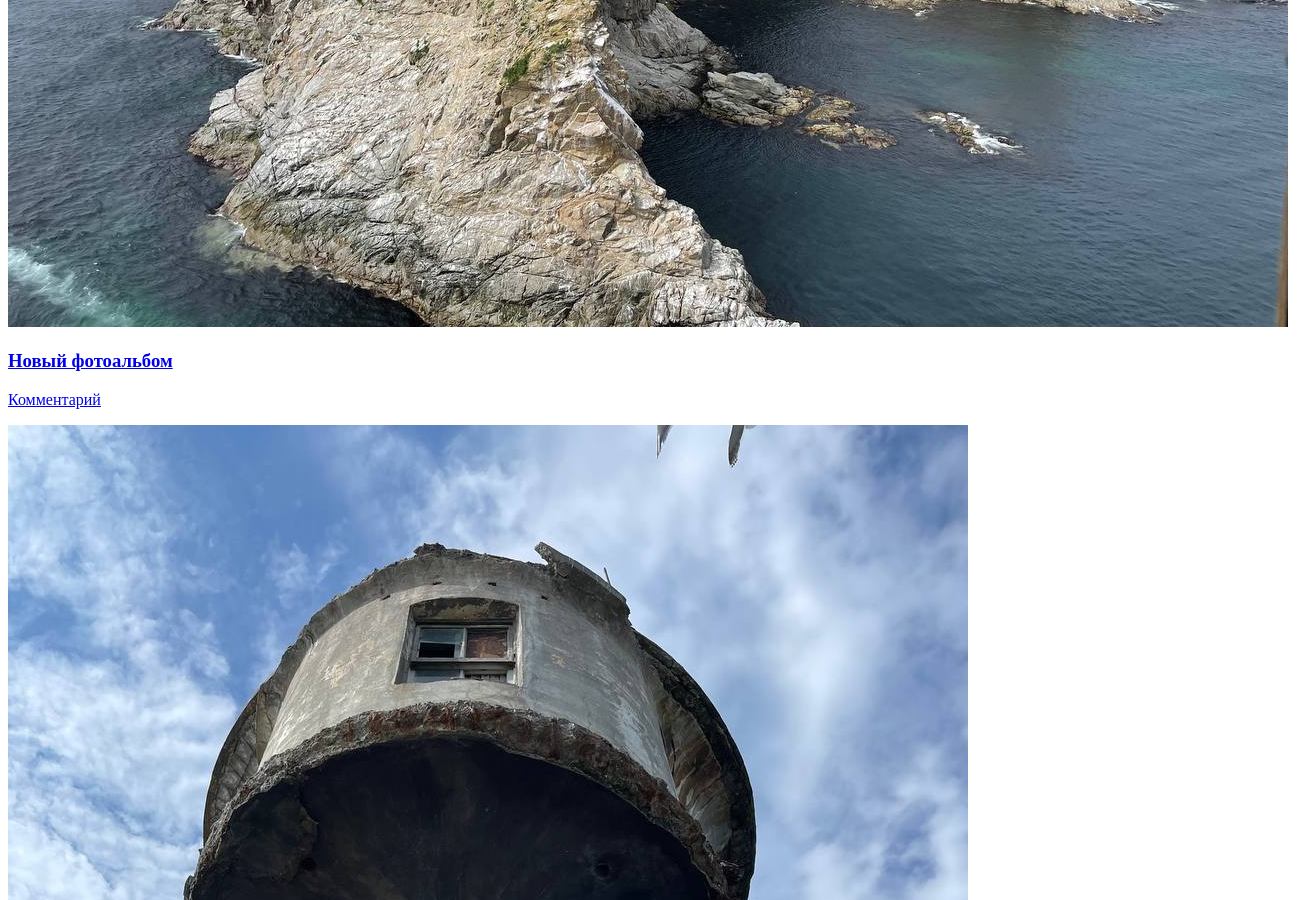
/photoalbums/ (middle part), run on an earlier commit of the app's database.
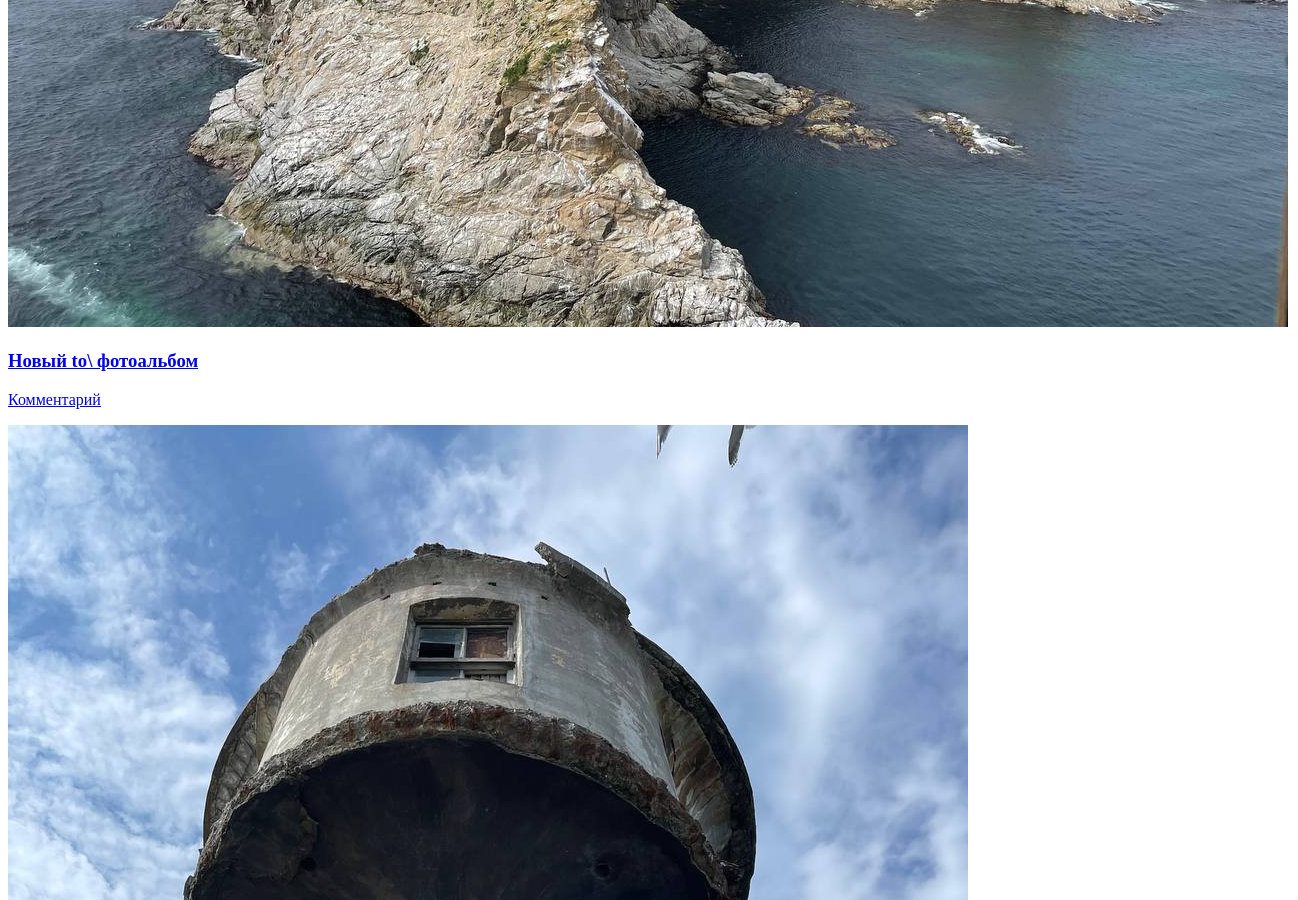
And on a later commit of the database.
### tgym/models.py (models this page shows, shortened)
class Base_Methods:
    @classmethod
    def get_all(cls):
        return cls.objects.all()

class PhotoAlbum(Model, Base_Methods):
    title = CharField(max_length=255, default='Новый фотоальбом')
    comment = TextField(default='Комментарий')
    image = ImageField(upload_to='images/')
    creator = ForeignKey(to=User, on_delete=CASCADE)

### tgym/views.py (the view)
# urls.py: path('photoalbums/', views.photoalbums_view, name='photoalbums'),
def photoalbums_view(request):
    data = PhotoAlbum.get_all()
    return render(request, 'photoalbums.html', {'data': data})

### tgym/templates/photoalbums.html (shortened to what this page needs)
<!DOCTYPE html>
<html lang="en">
<head>
</head>
<body>
{% for album in data %}
<a href="{{album.id}}">
    <div>
        <h3>{{album.title}}</h3>
        <p>{{album.comment}}</p>
        <img src="{{album.image.url}}" alt="">
    </div>
</a>
{% endfor %}
</body>
</html>

What changed in the data, as far as the page shows it:
changed PhotoAlbum "Комментарий": title "Новый фотоальбом" → "Новый to\\ фотоальбом"
